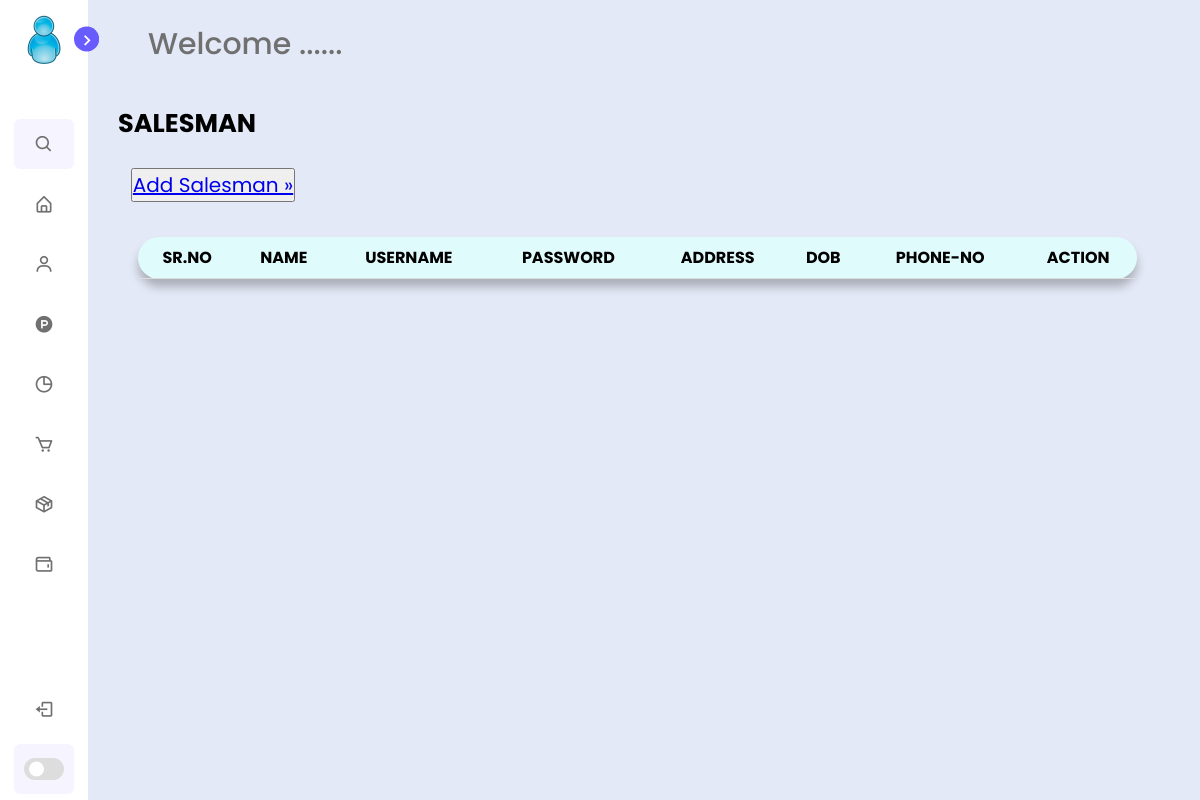
/salesman.php, run on an earlier commit of the app's database.
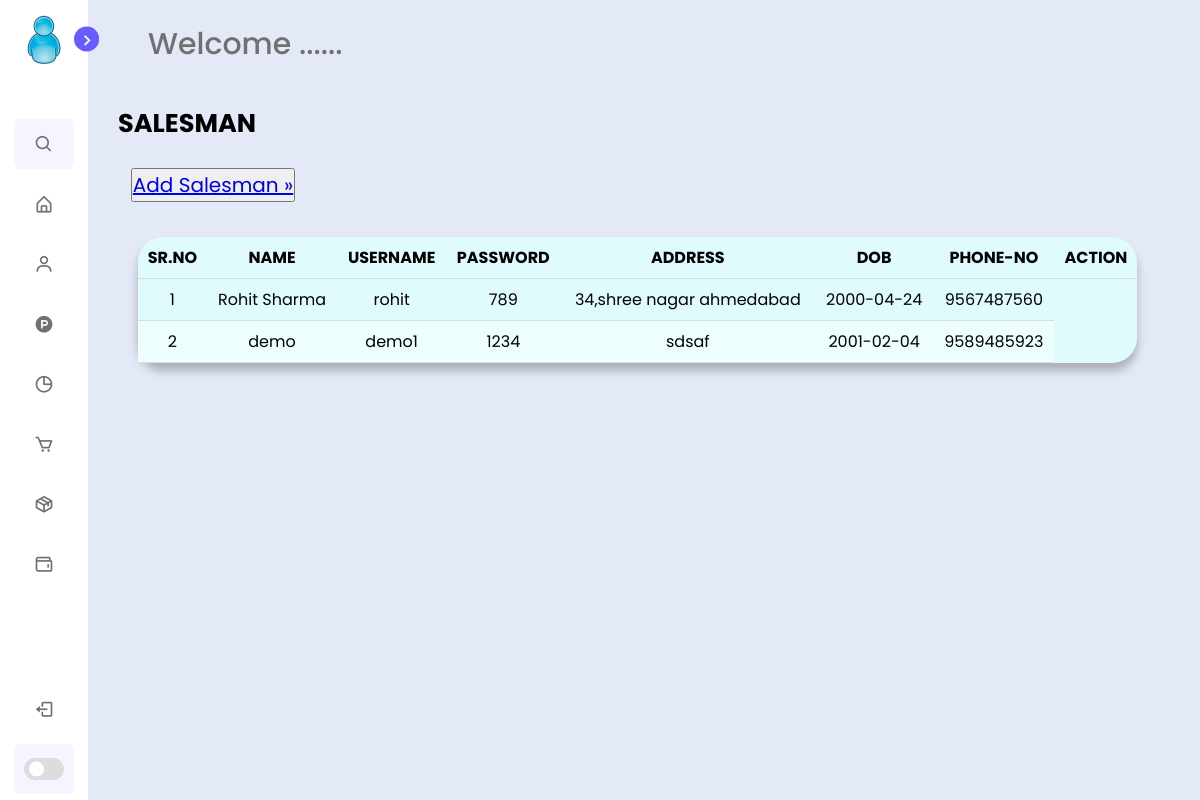
And on a later commit of the database.
### tables this page shows
CREATE TABLE `sale` (
  `s_id` int(11) NOT NULL,
  `s_dob` varchar(255) NOT NULL,
  `s_phone` bigint(10) NOT NULL,
  `p_id` int(11) NOT NULL
);

CREATE TABLE `personaldetail` (
  `p_id` int(10) NOT NULL,
  `p_name` varchar(255) NOT NULL,
  `p_address` varchar(255) NOT NULL,
  `p_username` varchar(255) NOT NULL,
  `p_password` varchar(255) NOT NULL
);

### salesman.php (the view, shortened to what this page needs)
<?php
include_once ('./Database/mydb.php');
$result = mysqli_query($connection,"SELECT personaldetail.p_name,personaldetail.p_address,personaldetail.p_username,personaldetail.p_password,sale.s_dob,sale.s_phone
FROM personaldetail INNER JOIN sale ON personaldetail.p_id = sale.s_id;");
?>
<!DOCTYPE html>
<html lang="en">
    <head>
        <link rel="stylesheet" href="./css/mystyle.css">
        <link href='https://unpkg.com/boxicons@2.1.1/css/boxicons.min.css' rel='stylesheet'>
        <link rel="stylesheet" href="https://cdnjs.cloudflare.com/ajax/libs/font-awesome/4.7.0/css/font-awesome.min.css">
    </head>
    <body>
        <?php
        include './admin/asidebar.php';
        ?>
        <section class="home">
            <div class="text"> Welcome ...... </div>
                <div class="main">
                        &nbsp;&nbsp;&nbsp;<h2 class="title1">SALESMAN</h2>
                        <br>
                        &nbsp;&nbsp;&nbsp;<button><a href="addsales.php" style="font-size: 20px">
                                Add Salesman &raquo;</a></button>
            <br><br>
            <div class="col-div-8">
                    <div class="box-8">
            <div align="center">
                <table class="table">
                    <tr>
                        <th>SR.NO</th>
                        <th>NAME</th>
                        <th>USERNAME</th>
                        <th>PASSWORD</th>
                        <th>ADDRESS</th>
                        <th>DOB</th>
                        <th>PHONE-NO</th>
                        <th>ACTION</th>
                    </tr>
                    <tbody>
                    <?php $counter=1;
                                    while($res = mysqli_fetch_array($result))
                                    {
                                        ?>
                                    <tr>
                                    <?php
                                         echo "<td>". $counter."</td>";
                                        echo "<td>".$res['p_name']."</td>";
                                        echo "<td>".$res['p_username']."</td>";
                                        echo "<td>".$res['p_password']."</td>";
                                        echo "<td>".$res['p_address']."</td>";
                                        echo "<td>".$res['s_dob']."</td>";
                                        echo "<td>".$res['s_phone']."</td>";
                                        ?>
                            </tr> <?php $counter++; } ?>
          </tbody>
</div>
</div>
                </div>
            </div>
    </section>
</body>
<?php
include_once ('./Database/mydb.php');
$result = mysqli_query($connection,"SELECT personaldetail.p_name,personaldetail.p_address,personaldetail.p_username,personaldetail.p_password,sale.s_dob,sale.s_phone
FROM personaldetail INNER JOIN sale ON personaldetail.p_id = sale.s_id;");
?>
<!DOCTYPE html>
<html lang="en">
    <head>
        <link rel="stylesheet" href="./css/mystyle.css">
        <link href='https://unpkg.com/boxicons@2.1.1/css/boxicons.min.css' rel='stylesheet'>
        <link rel="stylesheet" href="https://cdnjs.cloudflare.com/ajax/libs/font-awesome/4.7.0/css/font-awesome.min.css">
    </head>
    <body>
        <?php
        include './admin/asidebar.php';
        ?>
        <section class="home">
            <div class="text"> Welcome ...... </div>
                <div class="main">
                        &nbsp;&nbsp;&nbsp;<h2 class="title1">SALESMAN</h2>
                        <br>
                        &nbsp;&nbsp;&nbsp;<button><a href="addsales.php" style="font-size: 20px">
                                Add Salesman &raquo;</a></button>
            <br><br>
            <div class="col-div-8">
                    <div class="box-8">
            <div align="center">
                <table class="table">
                    <tr>
                        <th>SR.NO</th>
                        <th>NAME</th>
                        <th>USERNAME</th>
                        <th>PASSWORD</th>
                        <th>ADDRESS</th>
                        <th>DOB</th>
                        <th>PHONE-NO</th>
                        <th>ACTION</th>
                    </tr>
                    <tbody>
                    <?php $counter=1;
                                    while($res = mysqli_fetch_array($result))
                                    {
                                        ?>
                                    <tr>
                                    <?php
                                         echo "<td>". $counter."</td>";
                                        echo "<td>".$res['p_name']."</td>";
                                        echo "<td>". $res['p_username']."</td>";
                                        echo "<td>".$res['p_password']."</td>";
                                        echo "<td>".$res['p_address']."</td>";
                                        echo "<td>". $res['s_dob']."</td>";
                                        echo "<td>".$res['s_phone']."</td>";
                                        ?>
                            </tr> <?php $counter++; } ?>
          </tbody>
</div>
</div>
                </div>
            </div>
    </section>
</body>
</html>

### admin/asidebar.php (shortened to what this page needs)
<nav class="sidebar close">
        <header>
            <div class="image-text">
                <span class="image">
                    <img src="./images/user.png" alt="user icon">
                </span>
            </div>
            <i class='bx bx-chevron-right toggle'></i>
        </header>
        <div class="menu-bar">
            <div class="menu">
                <li class="search-box">
                    <i class='bx bx-search icon'></i>
                </li>
                <ul class="menu-links">
                    <li class="nav-link">
                        <a href="admindash.php">
                            <i class='bx bx-home-alt icon' ></i>
                        </a>
                    </li>
                    <li class="nav-link">
                        <a href="user.php">
                            <i class='bx bx-user icon' ></i>
                        </a>
                    </li>
                    <li class="nav-link">
                        <a href="product.php">
                            <i class='bx bxl-product-hunt icon'></i>
                        </a>
                    </li>
                    <li class="nav-link">
                        <a href="vendor.php">
                            <i class='bx bx-pie-chart-alt icon' ></i>
                        </a>
                    </li>
                    <li class="nav-link">
                        <a href="torder.php">
                            <i class='bx bx-cart icon' ></i>
                        </a>
                    </li>
                    <li class="nav-link">
                        <a href="tdelivery.php">
                            <i class='bx bx-package icon' ></i>
                        </a>
                    </li>
                    <li class="nav-link">
                        <a href="visited.php">
                            <i class='bx bx-wallet icon' ></i>
                        </a>
                    </li>
                </ul>
            </div>
            <div class="bottom-content">
                <li class="">
                    <a href="login.php">
                        <i class='bx bx-log-out icon' ></i>
                    </a>
                </li>
                <li class="mode">
                    <div class="toggle-switch">
                        <span class="switch"></span>
                    </div>
                </li>
            </div>
        </div>
    </nav>

### css/mystyle.css (style rules this page uses)
* { margin: 0; padding: 0; box-sizing: border-box; font-family: 'Poppins', sans-serif; }
:root { --body-color: #E4E9F7; --sidebar-color: #FFF; --primary-color: #695CFE; --primary-color-light: #F6F5FF; --toggle-color: #DDD; --text-color: #707070; --tran-03: all 0.2s ease; --tran-03: all 0.3s ease; --tran-04: all 0.3s ease; --tran-05: all 0.3s ease; }
body { min-height: 100vh; background-color: var(--body-color); transition: var(--tran-05); }
.sidebar { position: fixed; top: 0; left: 0; height: 100%; width: 250px; padding: 10px 14px; background: var(--sidebar-color); transition: var(--tran-05); z-index: 100; }
.sidebar.close { width: 88px; }
.sidebar li { height: 50px; list-style: none; display: flex; align-items: center; margin-top: 10px; }
.sidebar header .image, .sidebar .icon { min-width: 60px; border-radius: 6px; }
.sidebar .icon { min-width: 60px; border-radius: 6px; height: 100%; display: flex; align-items: center; justify-content: center; font-size: 20px; }
.sidebar .text, .sidebar .icon { color: var(--text-color); transition: var(--tran-03); }
.sidebar header { position: relative; }
.sidebar header .image-text { display: flex; align-items: center; }
.sidebar header .image { display: flex; align-items: center; justify-content: center; }
.sidebar header .image img { width: 40px; border-radius: 6px; }
.sidebar header .toggle { position: absolute; top: 50%; right: -25px; transform: translateY(-50%) rotate(180deg); height: 25px; width: 25px; background-color: var(--primary-color); color: var(--sidebar-color); border-radius: 50%; display: flex; align-items: center; justify-content: center; font-size: 22px; cursor: pointer; transition: var(--tran-05); }
.sidebar.close .toggle { transform: translateY(-50%) rotate(0deg); }
.sidebar .menu { margin-top: 40px; }
.sidebar li.search-box { border-radius: 6px; background-color: var(--primary-color-light); cursor: pointer; transition: var(--tran-05); }
.sidebar li a { list-style: none; height: 100%; background-color: transparent; display: flex; align-items: center; height: 100%; width: 100%; border-radius: 6px; text-decoration: none; transition: var(--tran-03); }
.sidebar .menu-bar { height: calc(100% - 55px); display: flex; flex-direction: column; justify-content: space-between; overflow-y: scroll; }
.sidebar .menu-bar .mode { border-radius: 6px; background-color: var(--primary-color-light); position: relative; transition: var(--tran-05); }
.menu-bar .bottom-content .toggle-switch { position: absolute; right: 0; height: 100%; min-width: 60px; display: flex; align-items: center; justify-content: center; border-radius: 6px; cursor: pointer; }
.toggle-switch .switch { position: relative; height: 22px; width: 40px; border-radius: 25px; background-color: var(--toggle-color); transition: var(--tran-05); }
.switch::before { content: ''; position: absolute; height: 15px; width: 15px; border-radius: 50%; top: 50%; left: 5px; transform: translateY(-50%); background-color: var(--sidebar-color); transition: var(--tran-04); }
.home { position: absolute; top: 0; top: 0; left: 250px; height: 100vh; width: calc(100% - 250px); background-color: var(--body-color); transition: var(--tran-05); padding: 10px; }
.home .text { font-size: 30px; font-weight: 500; color: var(--text-color); padding: 12px 60px; }
.sidebar.close ~ .home { left: 78px; height: 100vh; width: calc(100% - 78px); }
.col-div-8 { width: 100%; float: left; padding: 10px; }
.box-8, .box-4 { width: 95%; height: 330px; background-color: #E0FBFC; box-shadow: 0px 8px 10px rgba(0, 0, 0, 0.25); border-radius: 25px; }
.box-8 { margin-left: 10px; height: auto; }
.main { padding-left:30px; }
h2.title1 { font-size: 1.6rem; }
table { font-family: arial, sans-serif; border-collapse: collapse; width: 100%; }
td,th { border-bottom: 1px solid #ddd; text-align: left; padding: 8px; text-align: center; }
tr:nth-child(even) { background-color: #EDFEFF; }
body { font-family: Arial, sans-serif; }
* { box-sizing: border-box; }

What changed in the data, as far as the page shows it:
added sale: p.p_name "Rohit Sharma", p.p_username "rohit", p.p_password "789", p.p_address "34,shree nagar ahmedabad", s_dob "2000-04-24", s_phone "9567487560"
added sale: p.p_name "demo", p.p_username "demo1", p.p_password "1234", p.p_address "sdsaf", s_dob "2001-02-04", s_phone "9589485923"
